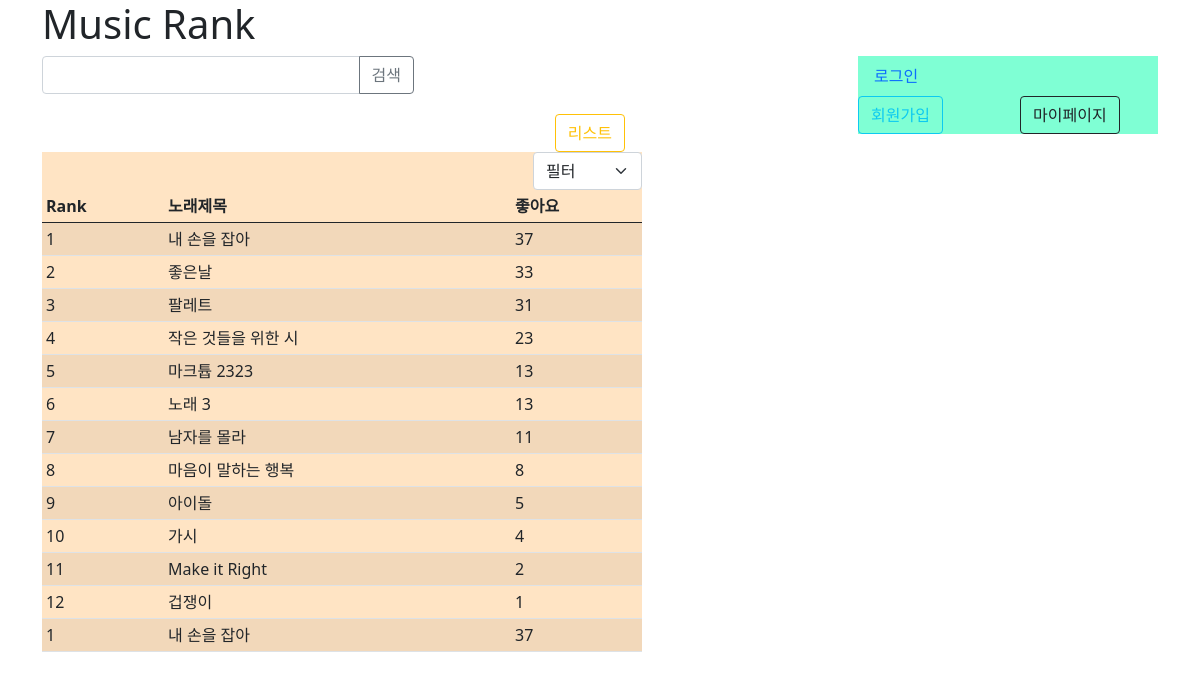
The app's page /music/music_rank/, older data.
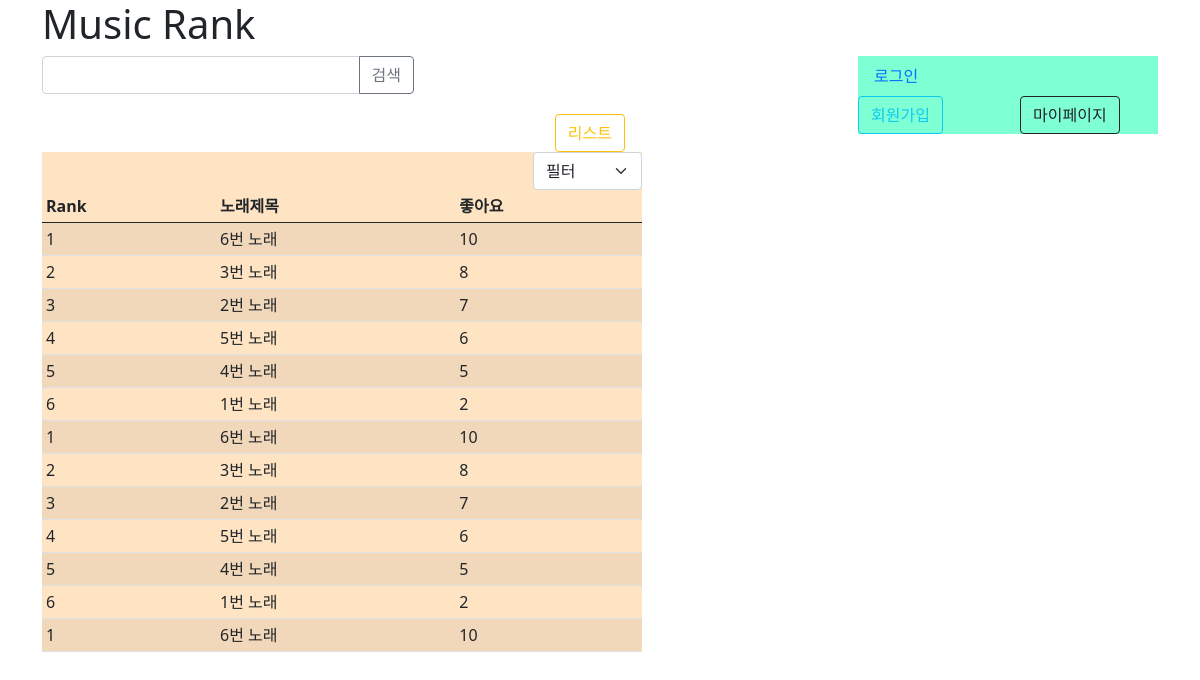
The same page, newer data.
### music/models.py (models this page shows)
class Music(models.Model):
    m_like = models.IntegerField(default=0)
    m_title = models.CharField(max_length=100)
    artist_fk = models.ForeignKey(Artist, on_delete=models.CASCADE)

### music/views.py (the view)
# urls.py: path('music_rank/', views.m_music_rank, name='music_rank')
def m_music_rank(request):
    info_music = models.Music.objects.all().order_by('-m_like')
    return render(request, 'music_rank.html', {'info_music': info_music})

### templates/music_rank.html (shortened to what this page needs)
{% extends 'base.html' %}
{% block html_body %}
    <h1>Music Rank</h1>
    <div style="float: right; width: 300px; background-color: aquamarine">
        {% if user.is_authenticated %}
            <a class="nav-link" href="{% url 'user:logout' %}">{{ user.username }} (로그아웃)</a>
        {% else %}
            <a class="nav-link" href="{% url 'user:login' %}">로그인</a>
            <div class="row">
            <div class="col">
                <a role="button" class="btn btn-outline-info" href="{% url 'user:signup' %}">회원가입</a>
            </div>
            <div class="col">
                <a role="button" class="btn btn-outline-dark" href=".">마이페이지</a>
            </div>
            </div>
        {% endif %}
    </div>
    <div class="col-sm-4">
        <form class="input-group">
            <input type="text" class="form-control">
            <button class="btn btn-outline-secondary" type="submit" id="search">검색</button>
        </form>
    </div>
    <div style="width: 750px; padding-top: 20px">
        <div id="content" style="width: 600px">
            <div id="selector" style="float: right; padding-right: 17px">
                <a role="button" class="btn btn-outline-warning" id="music_list_btn">리스트</a>
            </div>
            <div id="list" style="overflow:scroll; background-color: bisque; width: 600px; height: 500px;">
                <select class="form-select" style="width: auto; float: right;">
                    <option selected>필터</option>
                </select>
                <div>
                    <table class="table table-striped table-sm">
                        <thead>
                        <tr>
                          <th scope="col">Rank</th>
                          <th scope="col">노래제목</th>
                          <th scope="col">좋아요</th>
                        </tr>
                        </thead>
                        <tbody id="TbodyPart">
                        {% for music in info_music %}{% for music in info_music %}
                        <tr>
                          <td>{{ forloop.counter }}</td>
                          <td>{{ music.m_title }}</td>
                          <td>{{ music.m_like }}</td>
                        </tr>
                        {% endfor %}{% endfor %}
                        </tbody>
                    </table>
                </div>
            </div>
        </div>
    </div>
{% endblock %}

Row changes from the older to the newer data that the page shows:
removed Music: m_title "내 손을 잡아", m_like "37", Music (m_title "작은 것들을 위한 시", m_like "23"), Music (m_title "마크튭 2323", m_like "13"), Music (m_title "노래 3", m_like "13"), Music (m_title "마음이 말하는 행복", m_like "8"), Music (m_title "아이돌", m_like "5"), Music (m_title "Make it Right", m_like "2")
removed Music: m_title "좋은날", m_like "33"
removed Music: m_title "팔레트", m_like "31"
removed Music: m_title "남자를 몰라", m_like "11"
removed Music: m_title "가시", m_like "4"
removed Music: m_title "겁쟁이", m_like "1"
now on one of the page's lists (row edited): Music: m_title "6번 노래", m_like "10"
now on one of the page's lists (row edited): Music: m_title "3번 노래", m_like "8"
now on one of the page's lists (row edited): Music: m_title "2번 노래", m_like "7"
now on one of the page's lists (row edited): Music: m_title "5번 노래", m_like "6"
now on one of the page's lists (row edited): Music: m_title "4번 노래", m_like "5"
now on one of the page's lists (row edited): Music: m_title "1번 노래", m_like "2"
